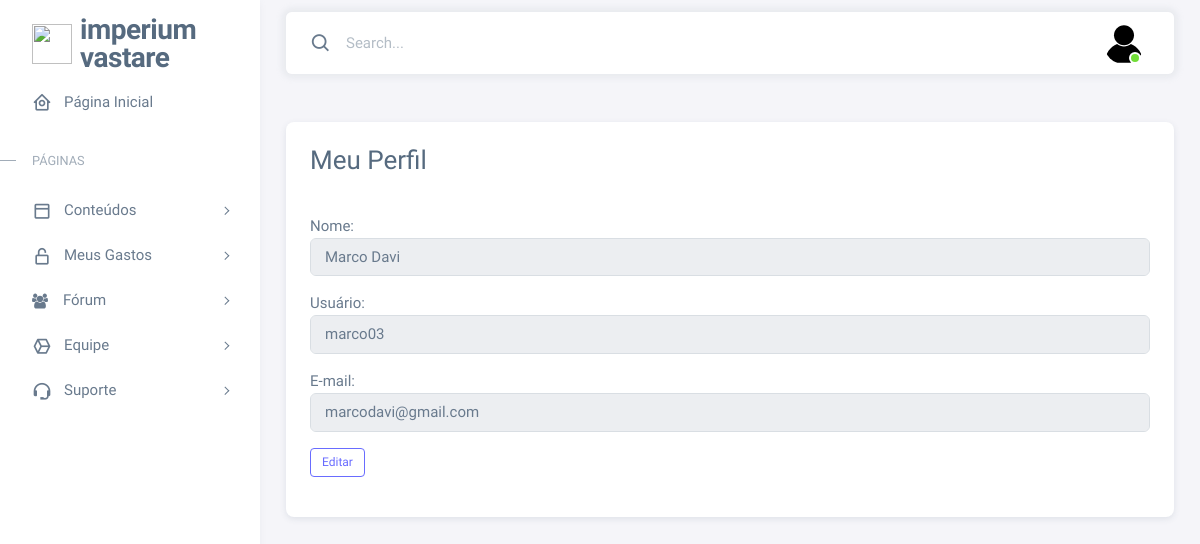
Screenshot of /meuperfil.php (signed in) with the database file from the repository.
### tables this page shows
CREATE TABLE `user` (
  `id` int(11) NOT NULL,
  `user` varchar(255) NOT NULL,
  `senha` varchar(255) NOT NULL,
  `nome` varchar(255) NOT NULL,
  `email` varchar(255) NOT NULL
);

### meuperfil.php (the view, shortened to what this page needs)
<?php
include_once('config/conexao.php');
$id = $_SESSION['id'];
$sql = "SELECT * FROM `user` WHERE id = $id";
$query = mysqli_query($conn, $sql);
$row = mysqli_fetch_assoc($query);
?>
<!DOCTYPE html>
<html lang="en" class="light-style layout-menu-fixed" id="minhaDiv" dir="ltr" data-theme="theme-default" data-assets-path="../assets/" data-template="vertical-menu-template-free">
<head>
    <link href='https://unpkg.com/boxicons@2.1.4/css/boxicons.min.css' rel='stylesheet'>
    <link rel="stylesheet" href="css/core.css" class="template-customizer-core-css" />
    <link rel="stylesheet" href="css/theme-default.css" class="template-customizer-theme-css" />
    <link rel="stylesheet" href="css/demo.css" />
    <link rel="stylesheet" href="https://cdnjs.cloudflare.com/ajax/libs/animate.css/4.1.1/animate.min.css" />
</head>
<body>
    <div class="layout-wrapper layout-content-navbar">
        <div class="layout-container">
            <aside id="layout-menu" class="layout-menu menu-vertical menu bg-menu-theme">
                <div class="app-brand demo">
                    <a href="index.php" class="app-brand-link">
                        <span class="app-brand-logo demo">
                            <i><img src="img/favicon-aba.svg" alt=""></i>
                        </span>
                        <span class="app-brand-text demo menu-text fw-bolder ms-2">Imperium <br>Vastare </span>
                    </a>
                </div>
                <ul class="menu-inner py-1">
                    <li class="menu-item">
                        <a href="index.php" class="menu-link">
                            <i class="menu-icon tf-icons bx bx-home-circle"></i>
                            <div data-i18n="Analytics">Página Inicial</div>
                        </a>
                    </li>
                    <li class="menu-header small text-uppercase">
                        <span class="menu-header-text">Páginas</span>
                    </li>
                    <li class="menu-item">
                        <a href="conteudo.php" class="menu-link menu-toggle">
                            <i class="menu-icon tf-icons bx bx-dock-top"></i>
                            <div data-i18n="Account Settings">Conteúdos</div>
                        </a>
                    </li>
                    <li class="menu-item">
                        <a href="meusgastos.php" class="menu-link menu-toggle">
                            <i class="menu-icon tf-icons bx bx-lock-open-alt"></i>
                            <div data-i18n="Authentications">Meus Gastos</div>
                        </a>
                    </li>
                    <li class="menu-item">
                        <a href="forum.php" class="menu-link menu-toggle">
                            <patch></patch>&nbsp;&nbsp;&nbsp;&nbsp;
                            <div data-i18n="Misc">Fórum</div>
                        </a>
                    <li class="menu-item">
                        <a href="equipe.php" class="menu-link menu-toggle">
                            <i class="menu-icon tf-icons bx bx-cube-alt"></i>
                            <div data-i18n="Misc">Equipe</div>
                        </a>
                    <li class="menu-item">
                        <a href="suporte.php" class="menu-link menu-toggle">
                            <i class="menu-icon tf-icons bx bx-support"></i>
                            <div data-i18n="Support">Suporte</div>
                        </a>
                    </li>
                </ul>
            </aside>
            <div class="layout-page">
                <nav class="layout-navbar container-xxl navbar navbar-expand-xl navbar-detached align-items-center bg-navbar-theme" id="layout-navbar">
                    <div class="navbar-nav-right d-flex align-items-center" id="navbar-collapse">
                        <div class="navbar-nav align-items-center">
                            <div class="nav-item d-flex align-items-center">
                                <i class="bx bx-search fs-4 lh-0"></i>
                                <input type="text" class="form-control border-0 shadow-none" placeholder="Search..." aria-label="Search..." />
                            </div>
                        </div>
                        <ul class="navbar-nav flex-row align-items-center ms-auto">
                            <li class="nav-item navbar-dropdown dropdown-user dropdown">
                                <a class="nav-link dropdown-toggle hide-arrow" href="javascript:void(0);" data-bs-toggle="dropdown">
                                    <div class="avatar avatar-online">
                                        <img src="img/fotodeperfilbase.svg" alt class="w-px-40 h-auto rounded-circle" />
                                    </div>
                                </a>
                            </li>
                        </ul>
                    </div>
                </nav>
                <div class="container mt-5">
                    <div class="row">
                        <div class="col-md-12">
                            <div class="card">
                                <div class="card-header">
                                    <h3>Meu Perfil</h3>
                                </div>
                                <div class="card-body">
                                    <form method="POST" action="config/editarUser.php" id="editarPerfil">
                                        <div class="form-group mb-3">
                                            <label for="nome">Nome:</label>
                                            <input type="text" name="nome" class="form-control" id="removerBotao" value="<?php echo $row['nome'] ?>" readonly>
                                        </div>
                                        <div class="form-group mb-3">
                                            <label for="usuario">Usuário:</label>
                                            <input type="text" name="user" class="form-control adicionar editar" id="usuario" value="<?php echo $row['user']?>" readonly>
                                        </div>
                                        <div class="form-group mb-3">
                                            <label for="email">E-mail:</label>
                                            <input type="email" name="email" class="form-control adicionar editar" id="email" value="<?php echo $row['email'] ?>" readonly>
                                        </div>
                                        <div class="form-group mb-3">
                                            <button type="button" class="btn btn-sm btn-outline-primary" id='btnEditar'>Editar</button>
                                        </div>
                                    </form>
                                </div>
                            </div>
                        </div>
                    </div>
                </div>
</body>
</html>

### css/theme-default.css (style rules this page uses)
.bg-menu-theme .menu-header { position: relative; }
.bg-menu-theme .menu-header:before { content: ""; position: absolute; left: 0; top: 1.1875rem; width: 1rem; height: 1px; transition: all 0.3s ease-in-out; }
.layout-wrapper:not(.layout-horizontal) .bg-menu-theme .menu-inner .menu-item .menu-link { border-radius: 0.375rem; }
.btn-outline-primary { color: #696cff; border-color: #696cff; background: transparent; }
a { color: #696cff; }
.bg-navbar-theme { background-color: #fff !important; color: #697a8d; }
.bg-navbar-theme .navbar-nav > .nav-link, .bg-navbar-theme .navbar-nav > .nav-item > .nav-link, .bg-navbar-theme .navbar-nav > .nav > .nav-item > .nav-link { color: #697a8d; }
.layout-navbar { background-color: rgba(255, 255, 255, 0.95) !important; -webkit-backdrop-filter: saturate(200%) blur(6px); backdrop-filter: saturate(200%) blur(6px); }
.navbar-detached { box-shadow: 0 0 0.375rem 0.25rem rgba(161, 172, 184, 0.15); }
.bg-menu-theme { background-color: #fff !important; color: #697a8d; }
.bg-menu-theme .menu-link, .bg-menu-theme .menu-horizontal-prev, .bg-menu-theme .menu-horizontal-next { color: #697a8d; }
.bg-menu-theme .menu-text { color: #566a7f; }
.bg-menu-theme .menu-header { color: #8f9baa; }
.bg-menu-theme .menu-inner > .menu-header::before { background-color: transparent; }
@media (min-width: 1200px) { .bg-menu-theme.menu-vertical { box-shadow: 0 0.125rem 0.375rem 0 rgba(161, 172, 184, 0.12); } }
.bg-menu-theme .menu-header { color: #a1acb8; }
.bg-menu-theme .menu-header:before { background-color: #a1acb8 !important; }
.bg-menu-theme.menu-vertical { box-shadow: 0 0.125rem 0.375rem 0 rgba(161, 172, 184, 0.12); }

### css/demo.css (style rules this page uses)
.menu .app-brand.demo { height: 64px; margin-top: 12px; }
.app-brand-text.demo { font-size: 1.75rem; letter-spacing: -0.5px; text-transform: lowercase; }

### rows the page displays
user: nome "Marco Davi", user "marco03", email "marcodavi@gmail.com"
